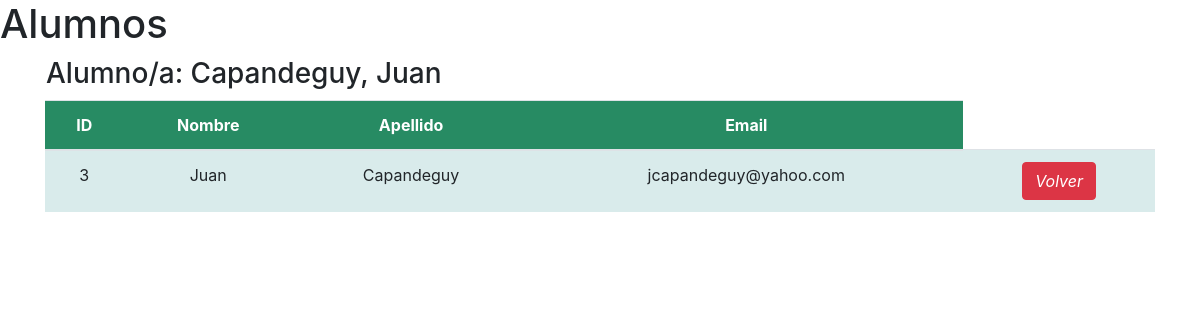
The app's page /app/detail_alumno/3/ (signed in), older data.
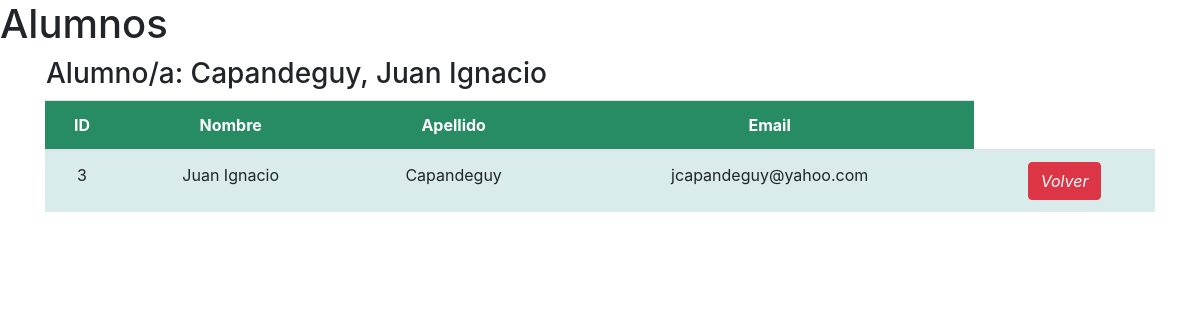
The same page, newer data.
### app/models.py (models this page shows)
class Alumno(models.Model):
    nombre = models.CharField(max_length=50)
    apellido = models.CharField(max_length=50)
    email = models.EmailField()
    def __str__(self):
        return f"{self.apellido}, {self.nombre} "

### app/views.py (the view)
# urls.py: path('detail_alumno/<int:pk>/', AlumnoDetail.as_view(), name="detail_alumno"),
class AlumnoDetail(LoginRequiredMixin, DetailView):
    model = Alumno

### app/templates/app/alumno_detail.html (shortened to what this page needs)
{% load static %}
<!DOCTYPE html>
<html lang="en">
<head>
  <link rel="stylesheet" href="https://maxcdn.bootstrapcdn.com/bootstrap/4.3.1/css/bootstrap.min.css">
</head>
<h1>Alumnos</h1>
<body style="background-image: url('{% static 'app/assets/fondo2.jpg' %}'); background-size: cover; color: dark-grey"></body>
<body>
    <div class="container">
      <table>
          <tr>
              <td><h3>Alumno/a: {{object}}</h3></td>
          </tr>
      </table>
      <table class="table table-striped table-hover">
        <thead class="thead-green">
          <tr>
            <th scope="col">ID</th>
            <th scope="col">Nombre</th>
            <th scope="col">Apellido</th>
            <th scope="col">Email</th>
          </tr>
        </thead>
        <tbody>
            <tr>
                <td>{{ object.id }}</td>
                <td>{{ object.nombre }}</td>
                <td>{{ object.apellido }}</td>
                <td>{{ object.email }}</td>
                <td>
                    <a
                      href="{% url 'alumnos'%}"
                      class="btn btn-danger"
                      style="--bs-btn-padding-y: .25rem; --bs-btn-padding-x: .5rem; --bs-btn-font-size: .75rem;"
                      ><i class="fa fa-share fa-sm" title="List Back">Volver</i>
                    </a>
                  </td>
            </tr>
        </tbody>
      </table>
    </div>
  </body>
</body>
  </html>

Row changes from the older to the newer data that the page shows:
changed Alumno "Capandeguy": apellido+nombre "Capandeguy, Juan" → "Capandeguy, Juan Ignacio"; nombre "Juan" → "Juan Ignacio"
